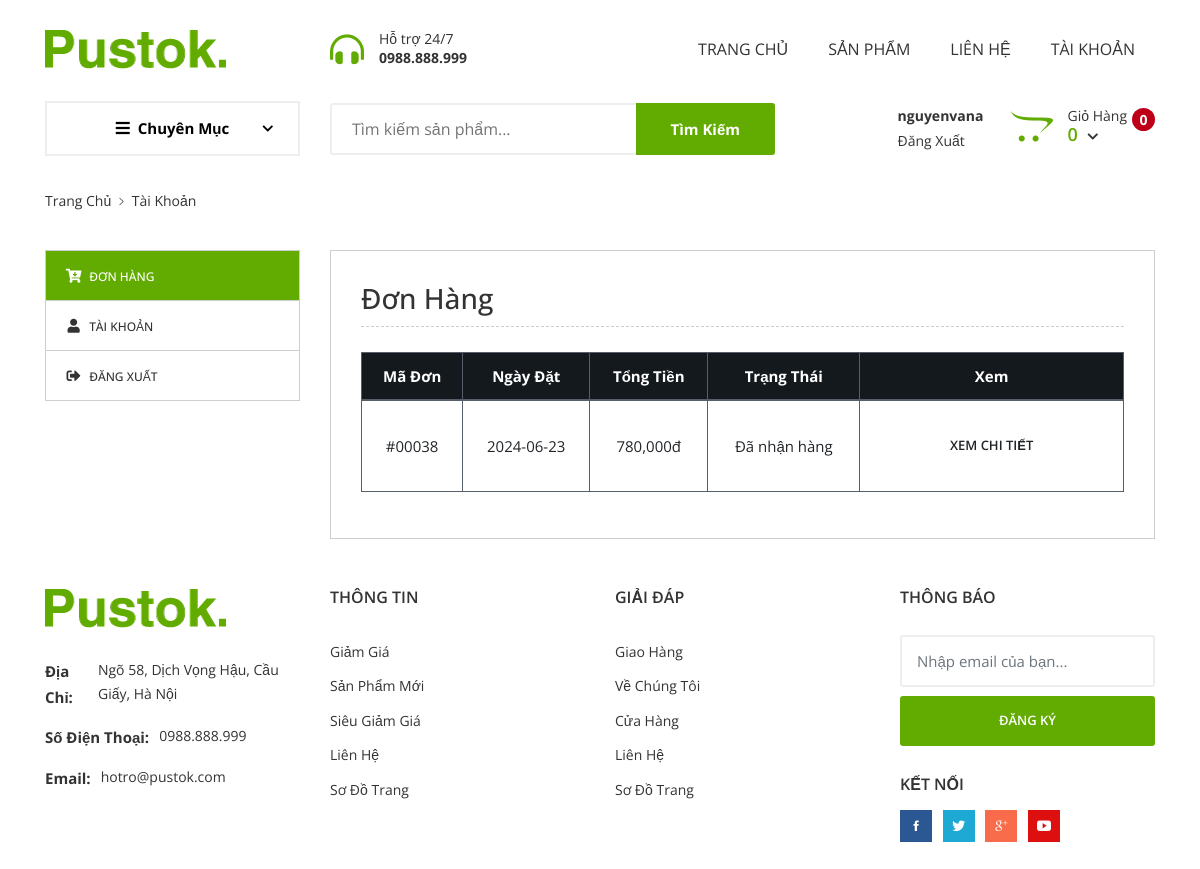
Page /webmypham/tai-khoan.php (signed in) on the committed database.
### tables this page shows
CREATE TABLE `donhang` (
  `madonhang` int(11) NOT NULL,
  `makhachhang` int(11) NOT NULL,
  `trangthai` int(1) NOT NULL DEFAULT 0,
  `tongtien` int(11) NOT NULL,
  `diachi` varchar(255) NOT NULL,
  `thoigian` date NOT NULL DEFAULT current_timestamp()
);

### webmypham/tai-khoan.php (the view, shortened to what this page needs)
<?php require(__DIR__.'/layouts/header.php'); ?>
<?php
$taikhoan = $_SESSION['taikhoan'];
$sql_mkh = "SELECT * FROM khachhang WHERE taikhoan = ?";
$stmt_mkh = $conn->prepare($sql_mkh);
$stmt_mkh->execute([$taikhoan]);
$kh = $stmt_mkh->fetch(PDO::FETCH_ASSOC);
$mkh = $kh['makhachhang'];
$sql_donhang = "SELECT * FROM donhang WHERE makhachhang = ? ORDER BY madonhang DESC";
$stmt_donhang = $conn->prepare($sql_donhang);
$stmt_donhang->execute([$mkh]);
$donhang = $stmt_donhang->fetchAll(PDO::FETCH_ASSOC);
?>
		<section class="breadcrumb-section">
			<div class="container">
				<div class="breadcrumb-contents">
					<nav aria-label="breadcrumb">
						<ol class="breadcrumb">
							<li class="breadcrumb-item"><a href="index.php">Trang Chủ</a></li>
							<li class="breadcrumb-item active">Tài Khoản</li>
						</ol>
					</nav>
				</div>
			</div>
		</section>
		<div class="page-section inner-page-sec-padding">
			<div class="container">
				<div class="row">
					<div class="col-12">
						<div class="row">
							<div class="col-lg-3 col-12">
								<div class="myaccount-tab-menu nav" role="tablist">
									<a href="#dashboad" class="active" data-toggle="tab"><i class="fa fa-cart-arrow-down"></i>
										Đơn Hàng</a>
									<a href="#account-info" data-toggle="tab"><i class="fa fa-user"></i> Tài Khoản</a>
									<a href="dang-xuat.php"><i class="fas fa-sign-out-alt"></i> Đăng Xuất</a>
								</div>
							</div>
							<div class="col-lg-9 col-12 mt--30 mt-lg--0">
								<div class="tab-content" id="myaccountContent">
									<div class="tab-pane fade show active" id="dashboad" role="tabpanel">
										<div class="myaccount-content">
											<h3>Đơn Hàng</h3>
											<div class="myaccount-table table-responsive text-center">
												<table class="table table-bordered">
													<thead class="thead-light">
														<tr>
															<th>Mã Đơn</th>
															<th>Ngày Đặt</th>
															<th>Tổng Tiền</th>
															<th>Trạng Thái</th>
															<th>Xem</th>
														</tr>
													</thead>
													<tbody>
														<?php if(count($donhang) > 0){ ?>
															<?php foreach ($donhang as $key => $row){ ?>
																<tr>
																	<td>#000<?php echo $row['madonhang']; ?></td>
																	<td><?php echo $row['thoigian']; ?></td>
																	<td><?php echo number_format($row['tongtien']); ?>đ</td>
																	<td>
																		<?php
																			if($row['trangthai'] == 0){
																				echo "Đang đợi duyệt";
																			}else if($row['trangthai'] == 1){
																				echo "Đang giao hàng";
																			}else if($row['trangthai'] == 2){
																				echo "Đã hủy đơn";
																			}else if($row['trangthai'] == 3){
																				echo "Đã nhận hàng";
																			}
																		?>
																	</td>
																	<td><a href="xem-chi-tiet.php?id=<?php echo $row['madonhang'] ?>" class="btn">Xem Chi Tiết</a></td>
																</tr>
															<?php } ?>
														<?php } ?>
													</tbody>
												</table>
											</div>
										</div>
									</div>
								</div>
							</div>
						</div>
					</div>
				</div>
			</div>
		</div>
	</div>
<?php require(__DIR__.'/layouts/footer.php'); ?>

### rows in the picture
donhang: madonhang "38", thoigian "2024-06-23", tongtien "780,000", trangthai "Đã nhận hàng"

### other values in the picture
$_SESSION['taikhoan'] "nguyenvana"
